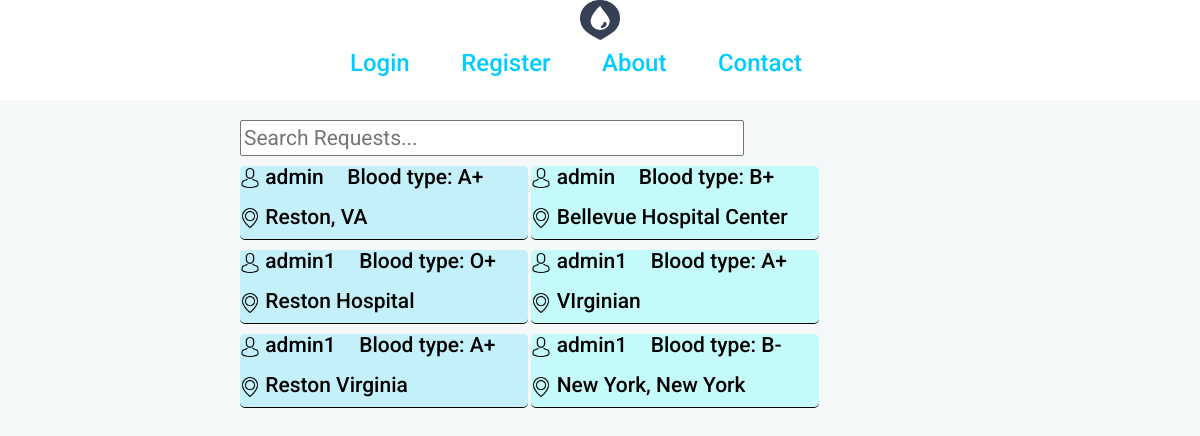
Page /requestlist/ on the committed database.
### socialblood/models.py (models this page shows, shortened)
class Request(models.Model):
    blood_type = models.CharField(max_length=3, choices =BLOOD_TYPES)
    create_date = models.DateTimeField(blank=True, null=True)
    location = models.CharField(max_length=120)
    user = models.ForeignKey('auth.User')

### socialblood/views.py (the view)
# urls.py: url(r'^requestlist/', views.RequestListView.as_view(), name='requestlist'),
class RequestListView(ListView):
    model = Request
    template_name = 'blood/requestlist.html'
    def get_context_data(self, **kwargs):
        context = super(RequestListView, self).get_context_data(**kwargs)
        return context

### socialblood/templates/blood/requestlist.html (shortened to what this page needs)
<!DOCTYPE html>
{% load staticfiles %}
<html lang="en">
<head>
    <link rel="stylesheet" href="//maxcdn.bootstrapcdn.com/bootstrap/3.2.0/css/bootstrap.min.css">
    <link rel="stylesheet" href="//maxcdn.bootstrapcdn.com/bootstrap/3.2.0/css/bootstrap-theme.min.css">
    <link rel="stylesheet" href="{% static 'css/navigationbar.css' %}">
    <link rel="stylesheet" href="{% static 'css/buttons.css' %}">
    <link rel="stylesheet" href="{% static 'css/user.css' %}">
    <link rel="stylesheet" href="{% static 'css/requestlist.css' %}">
</head>
<body>
<nav>
    <div class="logo">
        <img src="{% static 'images/logo-dark.png' %}">
    </div>
    <div class="nav-wrapper">
        <div class="nav-info">
             {% if user.is_authenticated %}
             <h3><a href="/">Home</a></h3>
            <h3><a href="/request/">Request Blood</a></h3>
            <h3><a href="/about/">About</a></h3>
            {% else %}
            <h3><a href="{% url 'login'%}">Login</a></h3>
            <h3><a href="{% url 'register' %}">Register</a></h3>
            <h3><a href="#">About</a></h3>
            {% endif %}
            <h3><a href="/contact/">Contact</a></h3>
        </div>
    </div>
</nav>
<div class="wrapper">
    <input type="text" id="searchRequestInput" onkeyup="searchFunction()" placeholder="Search Requests...">
	<ul id="requestUL">
	{% for request in object_list %}
	    <li class="entry">
        <div class="line">
            <div class="user">
                <h1><img src="{% static 'images/icons/avatar.png' %}"> {{request.user}}</h1>
            </div>
            <div class="blood_type">
            <h1>Blood type: {{ request.blood_type }}</h1>
            </div>
        </div>
            <div class="location">
                <h1><img src="{% static 'images/icons/placeholder.png' %}"> {{request.location}}</h1>
            </div>
        </li>
	{% empty %}
	    <li>No requests have been made yet.</li>
	{% endfor %}
	</ul>
</div>
</body>
</html>

### socialblood/static/css/navigationbar.css (style rules this page uses)
nav { width: 100%; height: 100px; background-color: white; }
.logo { width:100%; display:inline-block; margin:auto auto; text-align:center; }
.logo img { width:40px; height: 40px; }
.nav-wrapper { position: relative; display:block; width: 100%; height: 40%; text-align:center; top:10%; margin:0 auto; }
.nav-wrapper .nav-info { display: inline; width: 60%; height: 100px; text-align: center; }
.nav-info h3 { display: inline; margin-right: 4%; height:10px; }
h3 a { color:rgba(0, 204, 255, 1); font-size: 1em; }

### socialblood/static/css/requestlist.css (style rules this page uses)
* { font-family: 'Roboto', sans-serif; font-size:1em; }
body { background-color: #f5f8f8; }
.logo { width:100%; display:block; margin:auto auto; text-align:center; }
.logo img { width:40px; height: 40px; }
.wrapper { width: 60%; margin:0 auto; position: relative; top:20px; }
a { font-size: 1em; }
#searchRequestInput { display: block; width: 70%; font-size: 1.5em; left:0; }
ul { margin:0; padding:0; }
ul li:nth-child(odd) { background-color: rgba(0, 204, 255, 0.2); }
ul li:nth-child(even) { background-color: rgba(0, 255, 255, 0.2); }
ul li { border-radius: 5px; position: relative; list-style: none; display: inline-block; width: 40%; margin-top: 10px; border-bottom: 1px solid black; }
ul li h1 { font-size: 1.5em; border-radius: 10px; margin:0; padding:0; }
.entry .line { position: relative; display: inline-block; margin:0; padding:0; width: 100%; height: 30px; }
ul li .user img { width: 20px; }
ul li .user { position: relative; display: inline-block; color:black; margin-right: 20px; }
ul li .user h1 { display: block; }
ul li .blood_type { display: inline-block; }
ul li .blood_type h1 { display: block; color:black; margin-right: 10px; }
ul li .location img { width: 20px; }
ul li .location { display: inline-block; margin:10px; margin-left: 0px; }
ul li .location h1 { display: block; color:black; margin-right: 10px; }

### rows in the picture
Request: user "admin", blood_type "A+", location "Reston, VA"
Request: user "admin", blood_type "B+", location "Bellevue Hospital Center"
Request: user "admin1", blood_type "O+", location "Reston Hospital"
Request: user "admin1", blood_type "A+", location "VIrginian"
Request: user "admin1", blood_type "A+", location "Reston Virginia"
Request: user "admin1", blood_type "B-", location "New York, New York"
